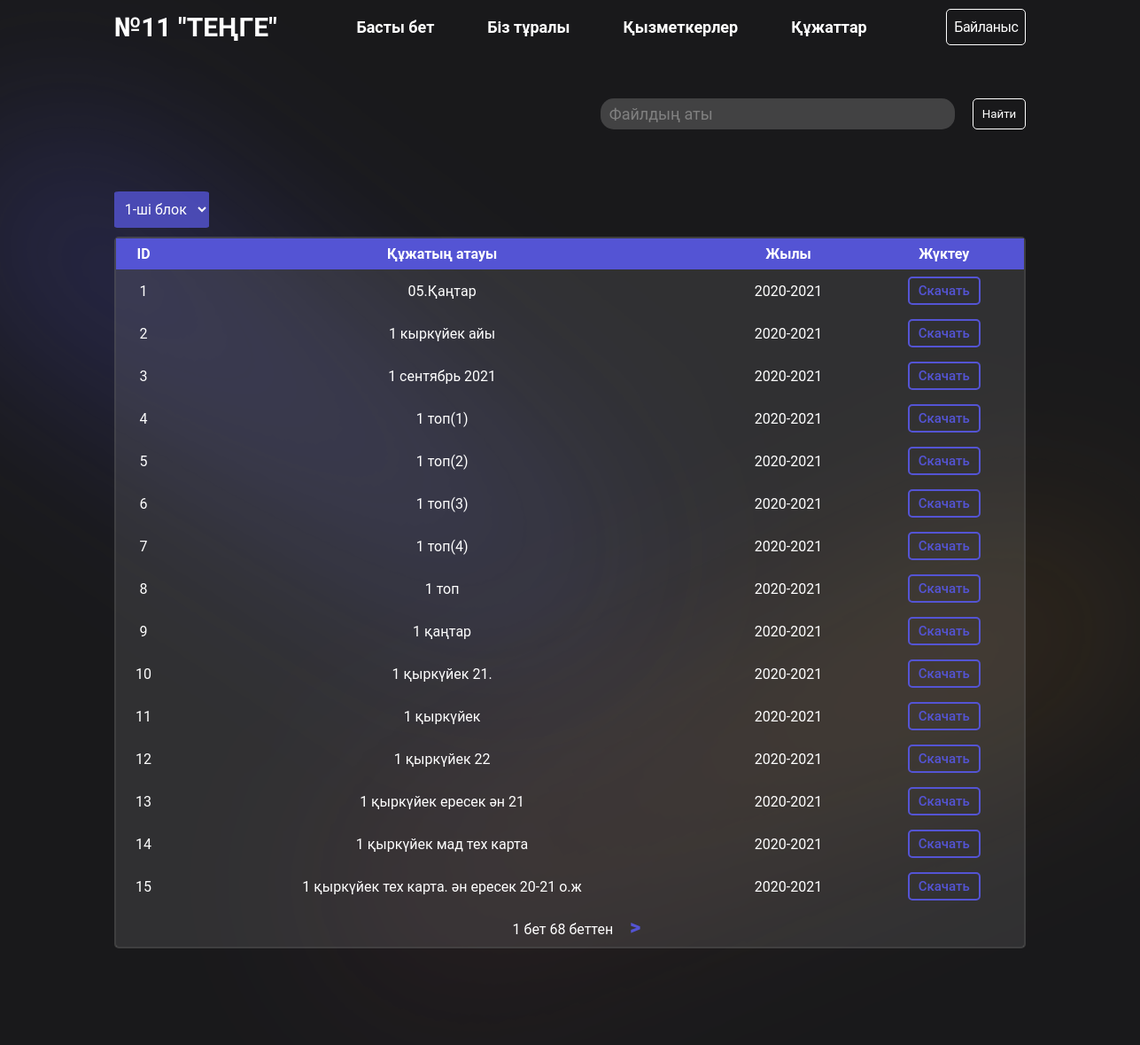
Screenshot of /all_files/ with the database file from the repository.
### app/models.py (models this page shows, shortened)
class File(models.Model):
    year_choices = [('2020-2021', '2020-2021'),
                    ('2021-2022', '2021-2022'),
                    ('2022-2023', '2022-2023'),
                    ('2023-2024', '2023-2024')]
    tag_choices = [('schedule', 'Кесте'),
                   ('course', 'Курс'),
                   ('methodist_cyclogram', 'Әдіскер циклограмасы'),
                   ('mad', 'МАД'),
                   ('methodist_monitoring', 'Әдіскер мониторинг'),
                   ('personal_development_map', 'Жеке даму картасы'),
                   ('monitoring', 'Мониторинг'),
                   ('group_cyclogram', 'Топтың циклограммасы'),
                   ('year_plan', 'Жалдық жоспар'),
                   ('gpp', 'Топтардың перспективалық жоспарлары'),
                   ('about', 'Біз туралы')]
    name = models.CharField(max_length=255)
    file = models.FileField(upload_to='pdf/', max_length=255)
    tag = models.CharField(
        max_length=100, default='common', choices=tag_choices)
    year = models.CharField(max_length=10, choices=year_choices)
    block = models.CharField(max_length=10, choices=block_choices)

### app/views.py (the view)
# urls.py: path('all_files/', AllFiles.as_view(template_name='all_files.html'), name='all_files'),
class AllFiles(generic.ListView):
    model = File
    template_name = 'all_files.html'
    context_object_name = 'files'
    paginate_by = 15
    def get_queryset(self):
        queryset = File.objects.filter(tag='common')
        block = self.request.GET.get('block')
        if block:
            queryset = queryset.filter(block=str(block))
        else:
            queryset = queryset.filter(block='1')
        return queryset

### templates/all_files.html (shortened to what this page needs)
{% extends 'base.html' %}
{% block content %}
<div style="display: flex; justify-content: space-between; align-items: center;">
  <select name="block" id="block" class="custom-select">
    <option value="1" {% if request.GET.block == "1" %}selected{% endif %}>1-ші блок</option>
  </select>
</div>
<table>
  <tbody>
    <tr class="table-head">
      <th>ID</th>
      <th>Құжатың атауы</th>
      <th>Жылы</th>
      <th>Жүктеу</th>
    </tr>
    {% for file in files %}
    <tr>
      <td>{{ file.id }}</td>
      <td>{{ file.name }}</td>
      <td>{{ file.year }}</td>
      <td>
        <a href="{{ file.file.url }}" download> <button>Скачать</button></a>
      </td>
    </tr>
    {% endfor %}
    <tr>
      <td colspan="4">
            <span style="margin-inline: 15px;">{{page_obj.number}} бет {{page_obj.paginator.num_pages}} беттен</span>
            {% if page_obj.has_next %}
            <a href="?page={{page_obj.next_page_number}}"
              style="color: #5454d4; text-decoration: none; font-size: 24px; font-weight: 900;">></a>
            {% endif %}
      </td>
    </tr>
  </tbody>
</table>
{% endblock %}

### static/style.css (style rules this page uses)
* { margin: 0; padding: 0; box-sizing: border-box; font-family: "Roboto", sans-serif; }
html { scroll-behavior: smooth; }
body { display: flex; flex-direction: column; height: 100vh; background: #19191b; color: #fff; overflow-x: hidden; }
table { margin: 0; width: 100%; border: 2px solid #6c6c6c75; padding: 0; border-spacing: 0; border-radius: 5px; }
tr > td { padding: 8px; margin: 0; background-color: rgba(255, 255, 255, 0.1); }
th, td { padding: 8px; }
.table-head { color: white; text-align: left; background-color: #5454d4; z-index: 2; }
tbody tr td button { margin: 0; padding: 5px 10px; color: #5454d4; background: none; border-radius: 5px; font-weight: 500; font-size: 15px; border: 2px solid #5454d4; cursor: pointer; }
table > tbody > tr > th { text-align: center; }
table { text-align: center; }
.custom-select { color: #fff; outline: none; border: none; background-color: #5454d4cc; padding: 10px 8px; border-radius: 5%; font-size: 16px; cursor: pointer; margin: 10px 0; }
.custom-select > option { background-color: #5454d4cc; }

### rows the page displays
File: id "1", name "05.Қаңтар", year "2020-2021"
File: id "2", name "1 кыркүйек айы", year "2020-2021"
File: id "3", name "1 сентябрь 2021", year "2020-2021"
File: id "4", name "1 топ(1)", year "2020-2021"
File: id "5", name "1 топ(2)", year "2020-2021"
File: id "6", name "1 топ(3)", year "2020-2021"
File: id "7", name "1 топ(4)", year "2020-2021"
File: id "8", name "1 топ", year "2020-2021"
File: id "9", name "1 қаңтар", year "2020-2021"
File: id "10", name "1 қыркүйек 21.", year "2020-2021"
File: id "11", name "1 қыркүйек", year "2020-2021"
File: id "12", name "1 қыркүйек 22", year "2020-2021"
File: id "13", name "1 қыркүйек ересек ән 21", year "2020-2021"
File: id "14", name "1 қыркүйек мад тех карта", year "2020-2021"
File: id "15", name "1 қыркүйек тех карта. ән ересек 20-21 о.ж", year "2020-2021"

### other values shown
{{ page_obj.number }} "1"
{{ page_obj.paginator.num_pages }} "68"
